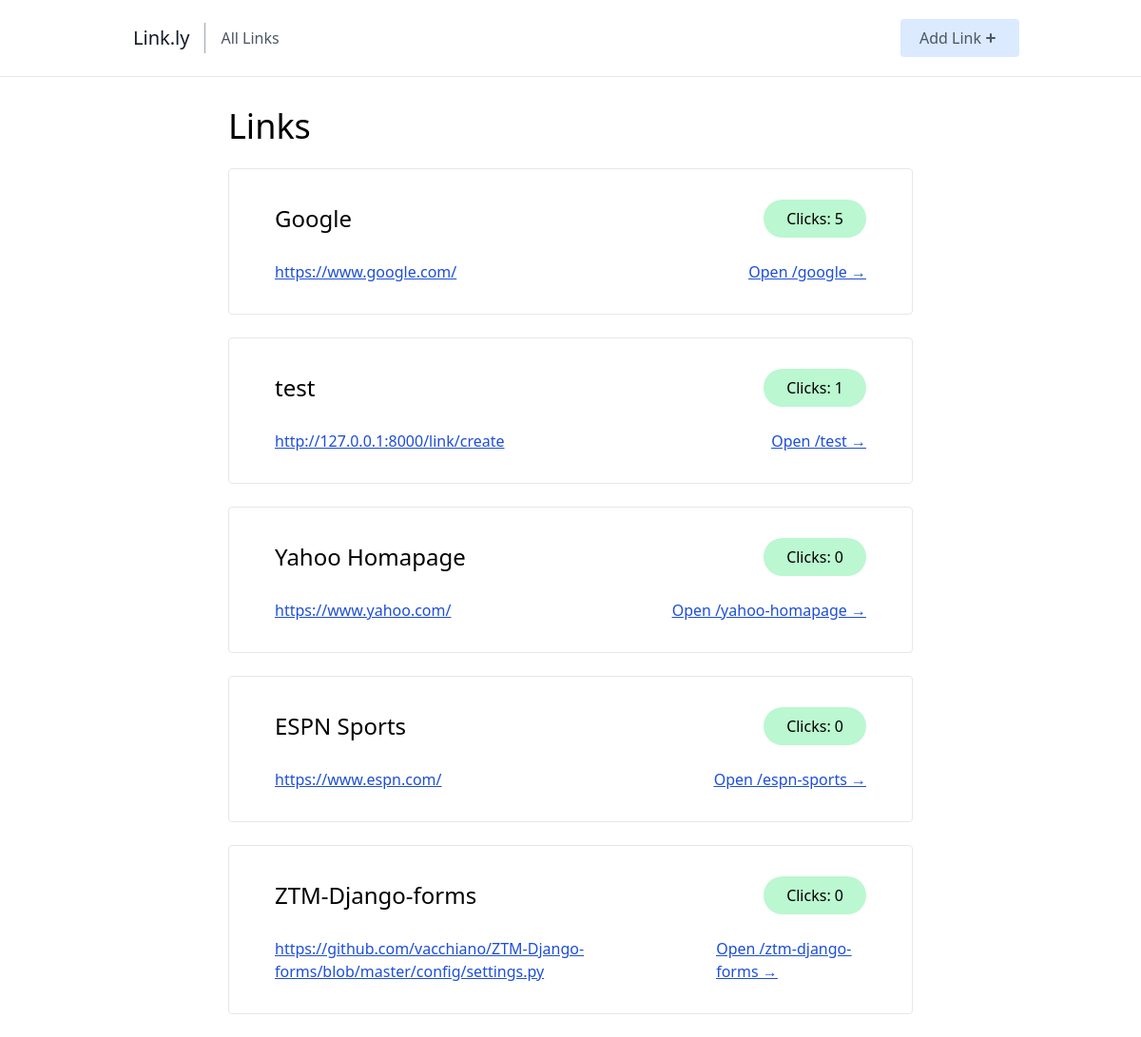
The page / on the database its author committed.
### links/models.py (models this page shows, shortened)
class Link(models.Model):
    name = models.CharField(max_length=50, unique=True)
    url = models.URLField()
    slug = models.SlugField(unique=True, blank=True)
    clicks = models.IntegerField(default=0)

### links/views.py (the view)
# urls.py: path('', views.index, name="home"),
def index(request):
    links = Link.objects.all().order_by("-clicks")
    context = {
        "links": links
    }
    return render(request, 'links/index.html', context)

### links/templates/links/index.html
{% extends 'links/_base.html' %}
{% block content %}
<div class="sm:w-2/3 mx-auto px-10">
    <h1 class="text-4xl mb-2">Links</h1>
    {% for link in links %}
    <div class="border rounded px-12 py-8 my-6 hover:bg-gray-50">
        <div class="flex justify-between items-center pb-6">
            <p class="text-2xl">{{link.name}}</p>
            <p class="rounded-full bg-green-200 px-6 py-2">Clicks: {{link.clicks}}</p>
        </div>
        <div class="flex justify-between items-center">
            <p><a class="underline text-blue-700" href="{{link.url}}">{{link.url}}</a></p>
            <p class="underline underline text-blue-700"><a target="_blank" href="{% url 'root-link' link.slug %}">Open /{{link.slug}} →</a></p>
        </div>
    </div>
    {% endfor %}
</div>
{% endblock content %}

### links/templates/links/_base.html (shortened to what this page needs)
<html>
    <head>
        <script src="https://cdn.tailwindcss.com"></script>
    </head>
    <body class="">
        <header class="text-gray-600 body-font border-b mb-8">
            <div class="container mx-auto flex flex-wrap px-10 py-5 flex-col md:flex-row items-center">
                <a href="{% url 'home' %}" class="flex title-font font-medium items-center text-gray-900 mb-4 md:mb-0">
                <span class="ml-3 text-xl">Link.ly</span>
                </a>
                <nav class="md:mr-auto md:ml-4 md:py-1 md:pl-4 md:border-l md:border-gray-400	flex flex-wrap items-center text-base justify-center">
                <a href="{% url 'home' %}" class="mr-5 hover:text-gray-900">All Links</a>
                </nav>
                <a href="{% url 'create-link' %}">
                    <button class="inline-flex items-center bg-blue-100 border-0 py-2 px-5 focus:outline-none hover:bg-blue-200 rounded text-base mt-4 md:mt-0">Add Link
                        <svg xmlns="http://www.w3.org/2000/svg" class="h-5 w-5" viewBox="0 0 20 20" fill="currentColor">
                            <path fill-rule="evenodd" d="M10 5a1 1 0 011 1v3h3a1 1 0 110 2h-3v3a1 1 0 11-2 0v-3H6a1 1 0 110-2h3V6a1 1 0 011-1z" clip-rule="evenodd" />
                        </svg>
                    </button>
                </a>
            </div>
        </header>
        <div>
            {% block content %}
            {% endblock content %}
        </div>
    </body>
</html>

### rows shown on the page
Link: name "Google", clicks "5", url "https://www.google.com/", slug "google"
Link: name "test", clicks "1", url "http://127.0.0.1:8000/link/create", slug "test"
Link: name "Yahoo Homapage", clicks "0", url "https://www.yahoo.com/", slug "yahoo-homapage"
Link: name "ESPN Sports", clicks "0", url "https://www.espn.com/", slug "espn-sports"
Link: name "ZTM-Django-forms", clicks "0", url "https://github.com/vacchiano/ZTM-Django-forms/blob/master/config/settings.py", slug "ztm-django-forms"
